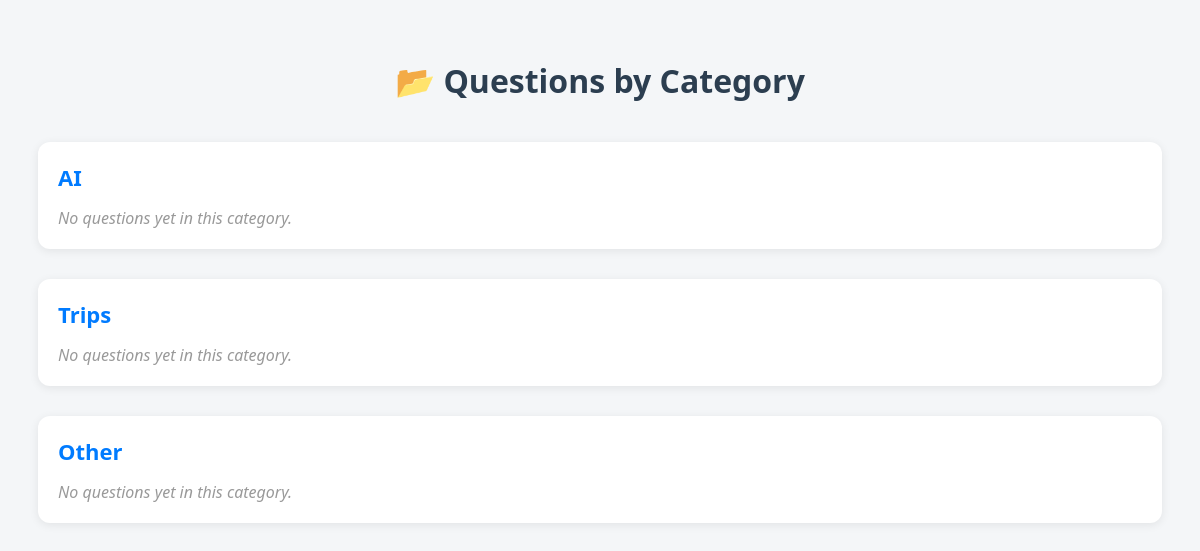
Before: /categories/view with the older database file.
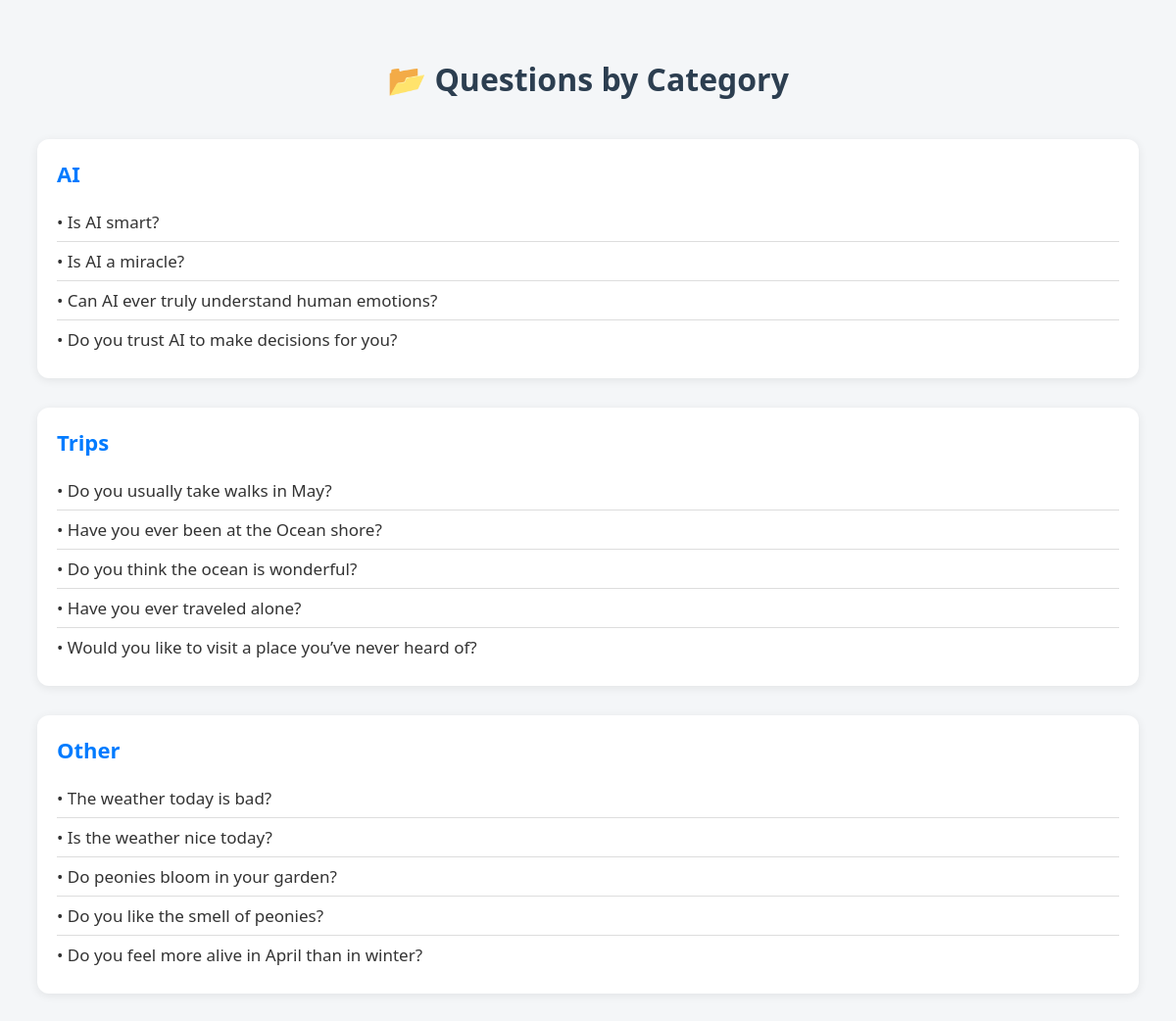
After: the same page with the newer database file.
### app/models/category.py (models this page shows, shortened)
class Category(db.Model):
    __tablename__ = 'categories'
    id = db.Column(db.Integer, primary_key=True)
    name = db.Column(db.String(100), nullable=False, unique=True)
    questions = db.relationship('Question', back_populates='category', lazy=True)

### app/models/question.py (models this page shows, shortened)
class Question(db.Model):
    __tablename__ = 'questions'
    id = db.Column(db.Integer, primary_key=True)
    user_id = db.Column(db.Integer, db.ForeignKey('users.id', ondelete='NO ACTION'), nullable=True)
    text = db.Column(db.String(255), nullable=False)
    category_id = db.Column(db.Integer,
                            db.ForeignKey('categories.id', name='fk_question_category', ondelete='NO ACTION'),
                            nullable=True)
    user = db.relationship('User', back_populates='questions', lazy=True, cascade='none')
    responses = db.relationship('Response', back_populates='question', lazy=True, cascade='all, delete-orphan')
    category = db.relationship('Category', back_populates='questions', lazy=True, cascade='none')

### app/routers/categories.py (the view)
@categories_bp.route('/view', methods=['GET'])
def view_categories_with_questions():
    categories = Category.query.all()
    return render_template("questions_by_category.html", categories=categories)

### app/templates/questions_by_category.html (shortened to what this page needs)
<!DOCTYPE html>
<html lang="en">
<head>
</head>
<body>
    <h1>📂 Questions by Category</h1>
    {% for category in categories %}
        <div class="category">
            <div class="category-name">{{ category.name }}</div>
            {% if category.questions %}
                {% for question in category.questions %}
                    <div class="question">• {{ question.text }}</div>
                {% endfor %}
            {% else %}
                <div class="empty">No questions yet in this category.</div>
            {% endif %}
        </div>
    {% endfor %}
</body>
</html>

### app/templates/questions_by_category.html (style rules this page uses)
body { font-family: 'Segoe UI', sans-serif; background-color: #f4f6f8; color: #333; padding: 30px; }
h1 { text-align: center; color: #2c3e50; margin-bottom: 40px; }
.category { background-color: #ffffff; border-radius: 12px; box-shadow: 0 2px 10px rgba(0, 0, 0, 0.08); padding: 20px; margin-bottom: 30px; }
.category-name { font-size: 22px; font-weight: bold; color: #007bff; margin-bottom: 15px; }
.question { padding: 8px 0; font-size: 17px; border-bottom: 1px solid #ddd; }
.question:last-child { border-bottom: none; }

Changed rows visible on the page:
changed Category "AI": gains Question (text "Is AI smart?"); gains Question (text "Is AI a miracle?"); gains Question (text "Can AI ever truly understand human emotions?"); no longer shows "No questions yet in this category."
added Question: text "Do you trust AI to make decisions for you?", shown under Category "AI"
shown differently, row unchanged: Category "Trips": no longer shows "No questions yet in this category."
added Question: text "Do you usually take walks in May?", shown under Category "Trips"
added Question: text "Have you ever been at the Ocean shore?", shown under Category "Trips"
added Question: text "Do you think the ocean is wonderful?", shown under Category "Trips"
added Question: text "Have you ever traveled alone?", shown under Category "Trips"
added Question: text "Would you like to visit a place you’ve never heard of?", shown under Category "Trips"
shown differently, row unchanged: Category "Other": no longer shows "No questions yet in this category."
added Question: text "The weather today is bad?", shown under Category "Other"
added Question: text "Is the weather nice today?", shown under Category "Other"
added Question: text "Do peonies bloom in your garden?", shown under Category "Other"
added Question: text "Do you like the smell of peonies?", shown under Category "Other"
added Question: text "Do you feel more alive in April than in winter?", shown under Category "Other"
